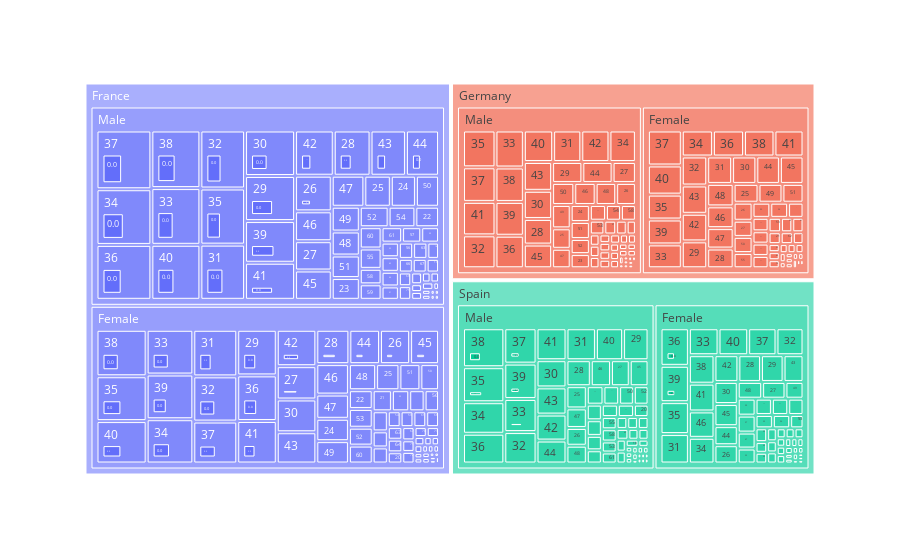

Notebook source saved alongside this figure:
### Code cell
pd.DataFrame.iteritems = pd.DataFrame.items
treemap = px.treemap(df, path=['Geography', 'Gender', 'Age', 'Balance']).show()

### Figure 1 — Plotly figure (JSON) as saved in the notebook; plotly's stock layout.template omitted (floating-point values rounded to 4 significant figures; data arrays with more than 128 entries replaced by an {"elided": "..."} marker saying what was removed)
{"data": [{"branchvalues": "total", "domain": {"x": [0, 1], "y": [0, 1]}, "hovertemplate": "labels=%{label}<br>count=%{value}<br>parent=%{parent}<br>id=%{id}<extra></extra>", "ids": {"elided": "7001 str values"}, "labels": {"elided": "7001 str values"}, "name": "", "parents": {"elided": "7001 str values"}, "type": "treemap", "values": {"elided": "7001 int values"}}], "layout": {"legend": {"tracegroupgap": 0}, "margin": {"t": 60}}}
